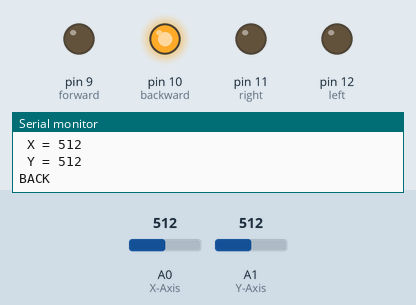
A sketch run on a simulated Arduino Uno, built with avr-gcc and run on an emulated ATmega328P. On the bench: output pins drawn as LEDs (lit = HIGH), the last lines printed to the serial monitor. The test bench sets the inputs (shaded band); at power-on: A1 (Y-Axis) = 512, A0 (X-Axis) = 512.

Above: at 1.2 s.
1.3 s: A1 (Y-Axis) set to 381
2.8 s: A1 (Y-Axis) set to 360
At 3.6 s:
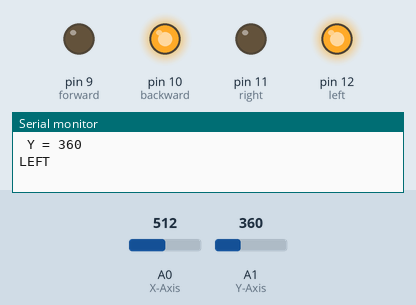
4.3 s: A0 (X-Axis) set to 378
5.8 s: A0 (X-Axis) set to 346
At 6.4 s:
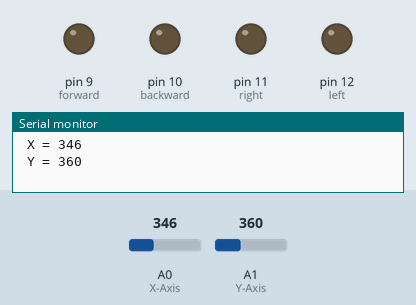
7.5 s: A1 (Y-Axis) set to 313
9.0 s: A1 (Y-Axis) set to 282
At 10.3 s:
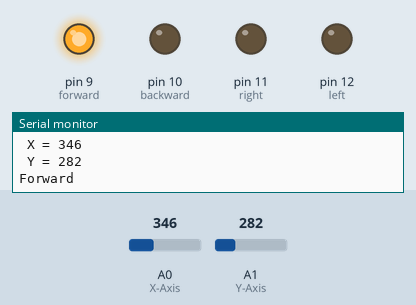
Timing chart, 0 to 11.5 s (numbered marks = the images above; inputs shaded):
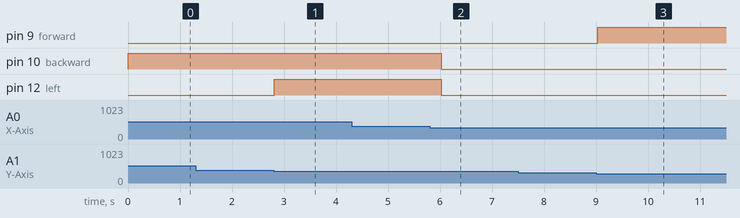

Measured:
- the behaviour switches between 370 and 369 on A1 (Y-Axis) (found by bisection; images 0 and 1)
- the behaviour switches between 365 and 364 on A0 (X-Axis) (found by bisection; images 1 and 2)
- the behaviour switches between 296 and 295 on A1 (Y-Axis) (found by bisection; images 2 and 3)
- after the input at 2.8 s, pin 12 (left): LOW → HIGH at once
- after the input at 5.8 s, pin 10 (backward), pin 12 (left): HIGH → LOW after 0.22 s
- after the input at 9.0 s, pin 9 (forward): LOW → HIGH at once

The sketch:

Transmitter.ino.ino
```cpp
int x_axis = 0;
int y_axis = 0;
int forward = 9;
int backward = 10;
int right = 11;
int left = 12;
void setup()
{
 pinMode(A0, INPUT);      //X-Axis
 pinMode(A1, INPUT);     //Y-Axis
 pinMode(forward, OUTPUT);    //HIGH to move Forward
 pinMode(backward, OUTPUT);   //HIGH to move Backward
 pinMode(right, OUTPUT);      //HIGH to move Right
 pinMode(left, OUTPUT);       //HIGH to move Left
 Serial.begin(9600);
}
void loop()
{
 x_axis = analogRead(A0);
 y_axis = analogRead(A1);
 Serial.print(" X = ");
 Serial.println(x_axis);
 Serial.print(" Y = ");
 Serial.println(y_axis);
 if (y_axis <= 295)
 {
   Serial.println("Forward");
   digitalWrite(forward, HIGH);
 }
 else
 {
   if (y_axis >= 370)
   {
     Serial.println("BACK");
     digitalWrite(backward, HIGH);
   }
   else
   {
     if (x_axis <= 275)
     {
       Serial.println("RIGHT");
       digitalWrite(right, HIGH);
     }
     else
     {
       if (x_axis >= 365)
       {
         Serial.println("LEFT");
         digitalWrite(left, HIGH);
       }
       Serial.println(" ");
     }
   }
 }
 delay(200);
 if (x_axis > 275 && x_axis < 365 && y_axis > 295 && y_axis < 370)
 {
   digitalWrite(forward, LOW);
   digitalWrite(backward, LOW);
   digitalWrite(right, LOW);
   digitalWrite(left, LOW);
 }
}
```
